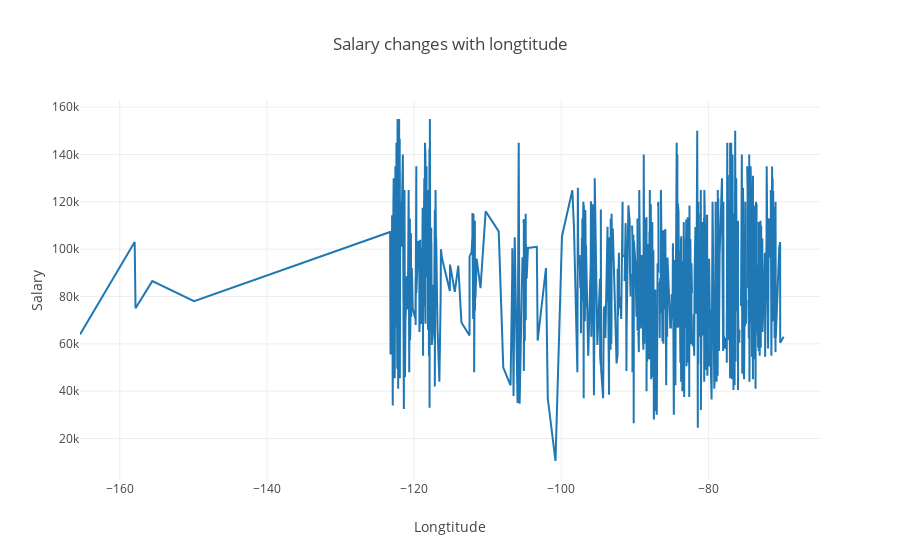

The notebook cell saved with this chart:
### Code cell
figlon = Figure(data = datalon, layout = layoutlon)
pyo.iplot(figlon)
py.plot(figlon, filename = "Salary changes with longtitude")

### Figure 1 — Plotly figure (JSON) as saved in the notebook; plotly's stock layout.template omitted (floating-point values rounded to 4 significant figures; data arrays with more than 128 entries replaced by an {"elided": "..."} marker saying what was removed)
{"data": [{"mode": "lines", "name": "Salary changes with longtitude", "type": "scatter", "x": {"elided": "1099 float values"}, "y": {"elided": "1099 float values"}}], "layout": {"title": "Salary changes with longtitude", "xaxis": {"title": "Longtitude"}, "yaxis": {"title": "Salary"}}}
